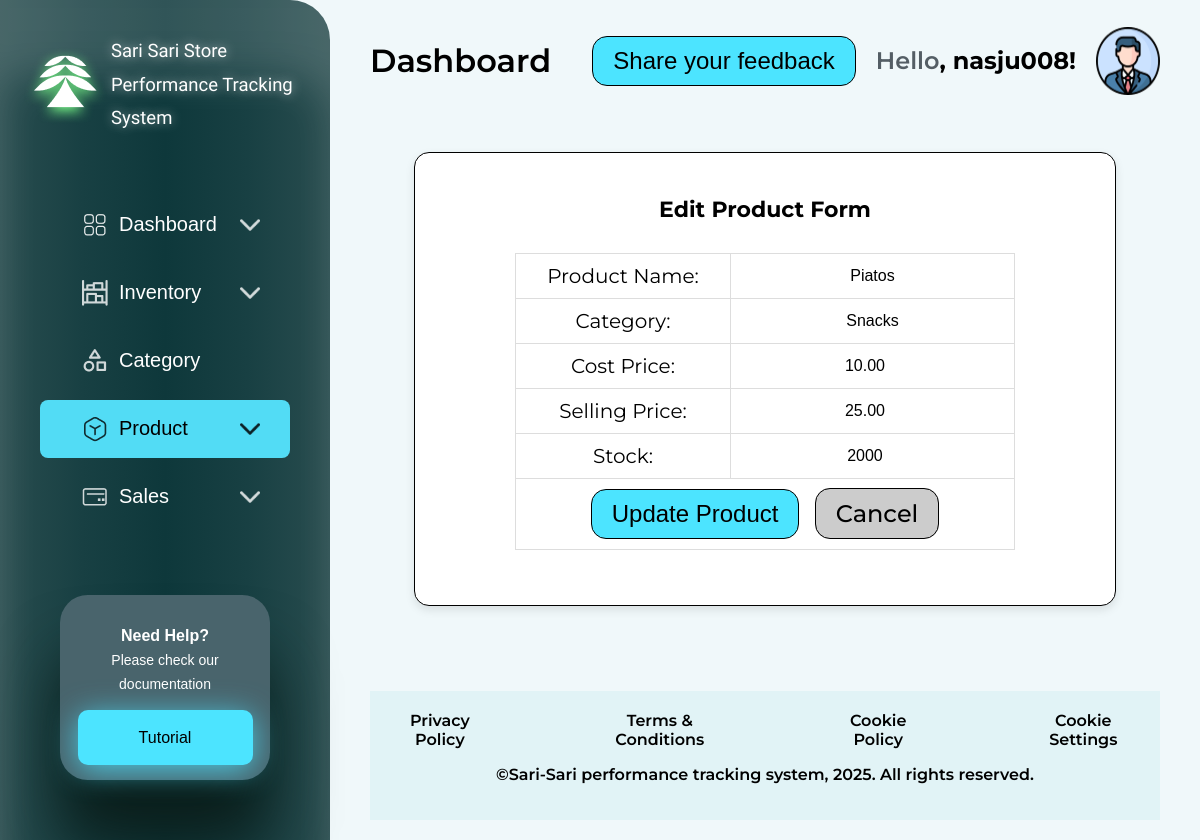
The app's page /day6-2/day6/php/edit_product.php?id=4 (signed in) with its own data.
### tables this page shows
CREATE TABLE `tblproduct` (
  `product_id` int(11) NOT NULL,
  `user_id` int(11) NOT NULL,
  `product_name` varchar(255) NOT NULL,
  `category` varchar(255) NOT NULL,
  `cost_price` decimal(10,2) NOT NULL,
  `selling_price` decimal(10,2) NOT NULL,
  `stock` int(11) NOT NULL,
  `created_at` timestamp NOT NULL DEFAULT current_timestamp()
);

### day6-2/day6/php/TenantMiddleware.php (called while the page is built, shortened)
<?php
class TenantMiddleware
{
    private $user_db;
    private $user_id;
    public function __construct($conn, $user_db)
    {
        $this->user_db = $user_db;
        $this->validateSession();
    }
    private function validateSession()
    {
        $this->authenticated_username = $_SESSION['username'];
        $stmt = $this->user_db->prepare(
            "SELECT id FROM users WHERE username = ? LIMIT 1"
        );
        $stmt->bind_param("s", $this->authenticated_username);
        $stmt->execute();
        $result = $stmt->get_result();
        $row = $result->fetch_assoc();
        $this->user_id = intval($row['id']);
    }
    public function getUserId()
    {
        return $this->user_id;
    }
}

### day6-2/day6/php/edit_product.php (the view, shortened to what this page needs)
<?php
require_once 'db_connect_updated.php';
require_once 'TenantMiddleware.php';
$middleware = new TenantMiddleware($conn, $user_db);
$user_id = $middleware->getUserId();
$product_id = $_GET['id'] ?? 0;
$stmt = $conn->prepare("SELECT * FROM tblproduct WHERE product_id = ? AND user_id = ?");
$stmt->bind_param("ii", $product_id, $user_id);
$stmt->execute();
$product = $stmt->get_result()->fetch_assoc();
?>
<html lang="en">
<head>
    <link rel="stylesheet" href="../css/styles.css">
</head>
<body>
    <div class="sidebar">
        <div class="sidebarhead">
            <div class="sidebarlogo">
                <div class="sidelogo-left">
                    <img src="../llogo.png" alt="">
                </div>
                <div class="sidelogo-right">
                    <h2>Sari Sari Store Performance Tracking System</h2>
                </div>
            </div>
            <div class="sidebarmenu">
                <ul>
                    <li class="inactive">
                        <div class="inactive-box">
                            <div class="menu">
                                <a href="dashboard.php">
                                    <div class="menulogo-left">
                                        <img src="../dash.png" alt="">
                                        <p>Dashboard</p>
                                    </div>
                                </a>
                                <div class="menulogo-right">
                                    <img src="../arrow.png" alt="" class="arrow-icon">
                                </div>
                            </div>
                        </div>
                    </li>
                    <li class="inactive">
                        <div class="inactive-box">
                            <div class="menu">
                                <div class="menulogo-left">
                                    <img src="../inventory.png" alt=""> Inventory
                                </div>
                                <div class="menulogo-right">
                                    <img src="../arrow.png" alt="" class="arrow-icon">
                                </div>
                            </div>
                        </div>
                    </li>
                    <li class="inactive">
                        <div class="inactive-box">
                            <div class="menu">
                                <a href="category.php" class="categ">
                                    <div class="menulogo-left categ">
                                        <img src="../category.png" alt=""> Category
                                    </div>
                                </a>
                            </div>
                        </div>
                    </li>
                    <li class="menu-item">
                        <div class="active">
                            <div class="menu" id="piste">
                                <a href="#" class="damndashboard">
                                    <div class="menulogo-left">
                                        <img src="../prod.png" alt="" class="light">
                                        Product
                                    </div>
                                </a>
                                <div class="menulogo-right arrow">
                                    <div class="menu" onclick="toggleActive(this)"><img src="../downarrow.png" alt=""
                                            class="arrow-icon" id="arrow-yawa"></div>
                                </div>
                            </div>
                        </div>
                    </li>
                    <li class="inactive">
                        <div class="inactive-box">
                            <div class="menu">
                                <div class="menulogo-left">
                                    <img src="../sales.png" alt=""> Sales
                                </div>
                                <div class="menulogo-right">
                                    <img src="../arrow.png" alt="" class="arrow-icon">
                                </div>
                            </div>
                        </div>
                    </li>
                </ul>
            </div>
        </div>
        <div class="boxside">
            <p><strong>Need Help?</strong>
                <br>Please check our documentation
            </p>
            <div class="sidebarbottom">
                <button class="tutorial-btn">Tutorial</button>
            </div>
        </div>
    </div>
    <div class="main-content">
        <header>
            <h1>Dashboard</h1>
            <div class="header-right">
                <div class="feedback">
                    <button class="feedback-btn">Share your feedback</button>
                </div>
                <div class="profile">
                    <h2><span>Hello</span>, <?php echo $_SESSION["username"]; ?>!</h2>
                    <img src="../profile.png" alt="" class="toggleprofile">
                </div>
            </div>
        </header>
        <div class="form-container">
            <h2>Edit Product Form</h2>
            <form method="POST" action="edit_product.php?id=<?= $product_id ?>">
                <table>
                    <tr>
                        <td><label>Product Name:</label></td>
                        <td><input type="text" name="product_name"
                                value="<?= htmlspecialchars($product['product_name']) ?>" required></td>
                    </tr>
                    <tr>
                        <td><label>Category:</label></td>
                        <td><input type="text" name="category" value="<?= htmlspecialchars($product['category']) ?>"
                                required></td>
                    </tr>
                    <tr>
                        <td><label>Cost Price:</label></td>
                        <td><input type="number" step="0.01" name="cost_price" value="<?= $product['cost_price'] ?>"
                                required></td>
                    </tr>
                    <tr>
                        <td><label>Selling Price:</label></td>
                        <td><input type="number" step="0.01" name="selling_price"
                                value="<?= $product['selling_price'] ?>" required></td>
                    </tr>
                    <tr>
                        <td><label>Stock:</label></td>
                        <td><input type="number" name="stock" value="<?= $product['stock'] ?>" required></td>
                    </tr>
                    <tr>
                        <td colspan="2">
                            <button type="submit" class="feedback-btn">Update Product</button>
                            <a href="viewproduct.php" class="feedback-btn"
                                style="background-color: #ccc; margin-left: 10px;">Cancel</a>
                        </td>
                    </tr>
                </table>
            </form>
        </div>
        <footer>
            <div class="footer-links">
                <a href="#">Privacy Policy</a>
                <a href="#">Terms & Conditions</a>
                <a href="#">Cookie Policy</a>
                <a href="#">Cookie Settings</a>
            </div>
            <p>©Sari-Sari performance tracking system, 2025. All rights reserved.</p>
        </footer>
    </div>
</body>
</html>

### records on screen
tblproduct: product_name "Piatos", category "Snacks", cost_price "10.00", selling_price "25.00", stock "2000"

### other values on screen
$_SESSION["username"] "nasju008"
